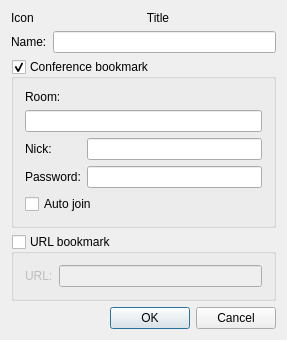
<?xml version="1.0" encoding="UTF-8"?>
<ui version="4.0">
 <class>EditBookmarkDialogClass</class>
 <widget class="QDialog" name="EditBookmarkDialogClass">
  <property name="geometry">
   <rect>
    <x>0</x>
    <y>0</y>
    <width>287</width>
    <height>321</height>
   </rect>
  </property>
  <property name="windowTitle">
   <string>Edit bookmark</string>
  </property>
  <layout class="QVBoxLayout" name="verticalLayout">
   <item>
    <layout class="QHBoxLayout" name="horizontalLayout">
     <item>
      <widget class="QLabel" name="lblIcon">
       <property name="sizePolicy">
        <sizepolicy hsizetype="Preferred" vsizetype="Fixed">
         <horstretch>0</horstretch>
         <verstretch>0</verstretch>
        </sizepolicy>
       </property>
       <property name="text">
        <string>Icon</string>
       </property>
      </widget>
     </item>
     <item>
      <widget class="QLabel" name="lblTitle">
       <property name="sizePolicy">
        <sizepolicy hsizetype="Expanding" vsizetype="Fixed">
         <horstretch>0</horstretch>
         <verstretch>0</verstretch>
        </sizepolicy>
       </property>
       <property name="text">
        <string>Title</string>
       </property>
       <property name="alignment">
        <set>Qt::AlignCenter</set>
       </property>
      </widget>
     </item>
    </layout>
   </item>
   <item>
    <layout class="QHBoxLayout">
     <item>
      <widget class="QLabel" name="lblName">
       <property name="text">
        <string>Name:</string>
       </property>
       <property name="textFormat">
        <enum>Qt::PlainText</enum>
       </property>
      </widget>
     </item>
     <item>
      <widget class="QLineEdit" name="lneName"/>
     </item>
    </layout>
   </item>
   <item>
    <widget class="QGroupBox" name="grbConference">
     <property name="title">
      <string>Conference bookmark</string>
     </property>
     <property name="checkable">
      <bool>true</bool>
     </property>
     <layout class="QGridLayout" name="gridLayout">
      <item row="0" column="0">
       <widget class="QLabel" name="lblRoomJid">
        <property name="text">
         <string>Room:</string>
        </property>
        <property name="textFormat">
         <enum>Qt::PlainText</enum>
        </property>
       </widget>
      </item>
      <item row="1" column="0" colspan="2">
       <widget class="QLineEdit" name="lneRoom"/>
      </item>
      <item row="2" column="0">
       <widget class="QLabel" name="lblNick">
        <property name="text">
         <string>Nick:</string>
        </property>
        <property name="textFormat">
         <enum>Qt::PlainText</enum>
        </property>
       </widget>
      </item>
      <item row="2" column="1">
       <widget class="QLineEdit" name="lneNick"/>
      </item>
      <item row="3" column="0">
       <widget class="QLabel" name="lblPassword">
        <property name="text">
         <string>Password:</string>
        </property>
        <property name="textFormat">
         <enum>Qt::PlainText</enum>
        </property>
       </widget>
      </item>
      <item row="3" column="1">
       <widget class="QLineEdit" name="lnePassword">
        <property name="echoMode">
         <enum>QLineEdit::PasswordEchoOnEdit</enum>
        </property>
       </widget>
      </item>
      <item row="4" column="0" colspan="2">
       <widget class="QCheckBox" name="chbAutoJoin">
        <property name="text">
         <string>Auto join</string>
        </property>
       </widget>
      </item>
     </layout>
    </widget>
   </item>
   <item>
    <widget class="QGroupBox" name="grbURL">
     <property name="title">
      <string>URL bookmark</string>
     </property>
     <property name="checkable">
      <bool>true</bool>
     </property>
     <property name="checked">
      <bool>false</bool>
     </property>
     <layout class="QHBoxLayout">
      <item>
       <widget class="QLabel" name="lblUrl">
        <property name="text">
         <string>URL:</string>
        </property>
        <property name="textFormat">
         <enum>Qt::PlainText</enum>
        </property>
       </widget>
      </item>
      <item>
       <widget class="QLineEdit" name="lneUrl"/>
      </item>
     </layout>
    </widget>
   </item>
   <item>
    <spacer name="verticalSpacer">
     <property name="orientation">
      <enum>Qt::Vertical</enum>
     </property>
     <property name="sizeHint" stdset="0">
      <size>
       <width>20</width>
       <height>40</height>
      </size>
     </property>
    </spacer>
   </item>
   <item>
    <widget class="QDialogButtonBox" name="bbxButtons">
     <property name="standardButtons">
      <set>QDialogButtonBox::Cancel|QDialogButtonBox::Ok</set>
     </property>
    </widget>
   </item>
  </layout>
 </widget>
 <layoutdefault spacing="6" margin="11"/>
 <tabstops>
  <tabstop>lneName</tabstop>
  <tabstop>grbConference</tabstop>
  <tabstop>lneRoom</tabstop>
  <tabstop>lneNick</tabstop>
  <tabstop>lnePassword</tabstop>
  <tabstop>chbAutoJoin</tabstop>
  <tabstop>grbURL</tabstop>
  <tabstop>lneUrl</tabstop>
  <tabstop>bbxButtons</tabstop>
 </tabstops>
 <resources/>
 <connections>
  <connection>
   <sender>bbxButtons</sender>
   <signal>rejected()</signal>
   <receiver>EditBookmarkDialogClass</receiver>
   <slot>reject()</slot>
   <hints>
    <hint type="sourcelabel">
     <x>402</x>
     <y>234</y>
    </hint>
    <hint type="destinationlabel">
     <x>421</x>
     <y>224</y>
    </hint>
   </hints>
  </connection>
 </connections>
</ui>
